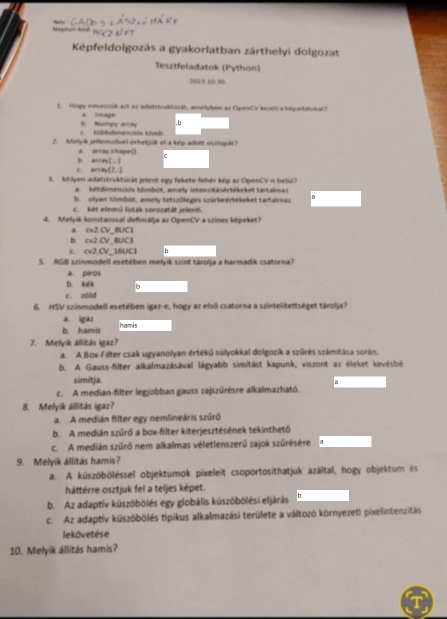
#> input picture 1.kidolg.png, 894 x 1237 px, given in place of text.png, which was not available (shown at 1/2 size)
$ python zh3.py
#> lines starting #> are read from the running program, lines starting #| are printed output that depends on the picture; after the words box and inside, x2 and y2 are one past the last pixel; in counts of white or black regions, pixels touching at a corner belong together; pictures that were not available may be replaced by others from this repository, and a replacement may not be noted
import cv2
import numpy as np

# Feladat: Képkinyerő rész implementálása

## A program a felhasználótól bekéri a szerkesztendő kép teljes elérési útvonalát, majd megnyitja ezt a képfájlt.
# path = input('Kép elérési útvonala: ')
path = "./text.png"
img = cv2.imread(path, cv2.IMREAD_COLOR)
#> img is the input picture: shape (1237, 894, 3); mean B, G, R 162.3, 167.1, 178.1
img = cv2.resize(img, (0, 0), fx=0.4, fy=0.4) #downscale
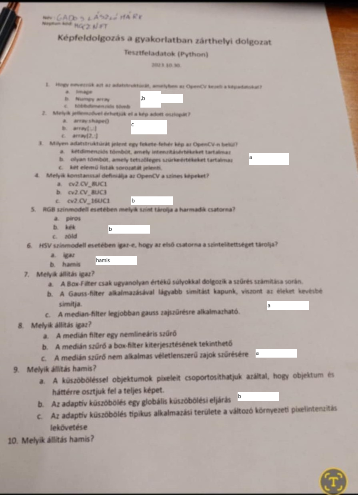
#> img: shape (495, 358, 3); mean B, G, R 162.2, 167, 178
cv2.imshow('Original', img)


## A program elvégzi automatikusan a szükséges képkorrekciós műveleteket.
blur = cv2.GaussianBlur(img, (5, 5), 0)
img_sharp = cv2.addWeighted(img, 1.5, blur, -0.5, 0)
cv2.imshow('Sharp', img_sharp)

## adaptív küszöbölés
imgGray = cv2.cvtColor(img, cv2.COLOR_BGR2GRAY)
thresh = cv2.adaptiveThreshold(imgGray, 255, cv2.ADAPTIVE_THRESH_GAUSSIAN_C, cv2.THRESH_BINARY, 13, 4)
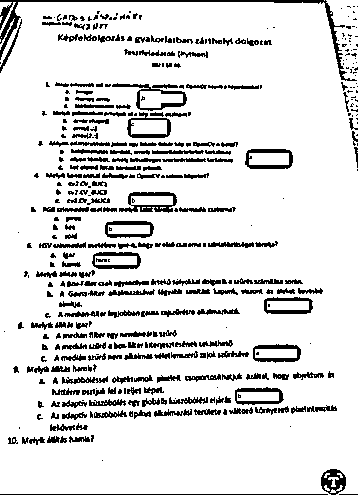
#> thresh: shape (495, 358); 87.1% white; 422 black regions (169 under 20 px), largest, box (x1, y1, x2, y2) and area: (0, 0, 357, 81) 1523, (119, 192, 177, 213) 507, (112, 83, 187, 111) 459
cv2.imshow('Adaptive Thresholded Image', thresh)

## A program lehetőséget biztosít a felhasználó számára a kinyert szöveg színének** megadására.
# r = int(input('Red: '))
# g = int(input('Green: '))
# b = int(input('Blue: '))
r = 255
g = 0
b = 0
img[thresh == 0] = [b, g, r]
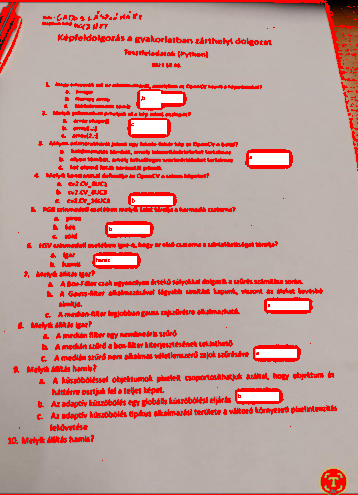
#> img: shape (495, 358, 3); 12.9% of pixels changed, all inside (x1, y1, x2, y2) = (0, 0, 358, 495)
cv2.imshow('Final Image', img)

##  A program eredményként kimenti a felhasználó által megadott elérési útvonalra a szerkesztett képet JPEG formátumban, 92%-os minőségi arányban.
# outpath = input('Kimeneti elérési útvonal: ')
outpath = "./text_out.png"
cv2.imwrite(outpath, img, [int(cv2.IMWRITE_JPEG_QUALITY), 92])


cv2.waitKey(0)
